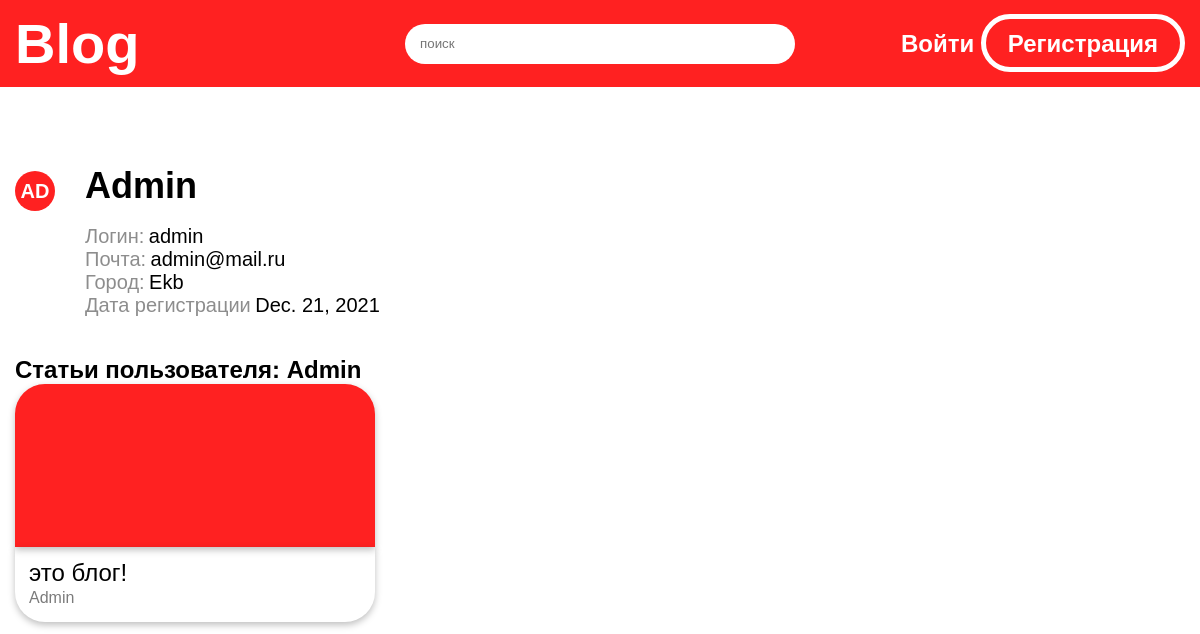
The page /user/1 on the database as committed earlier.
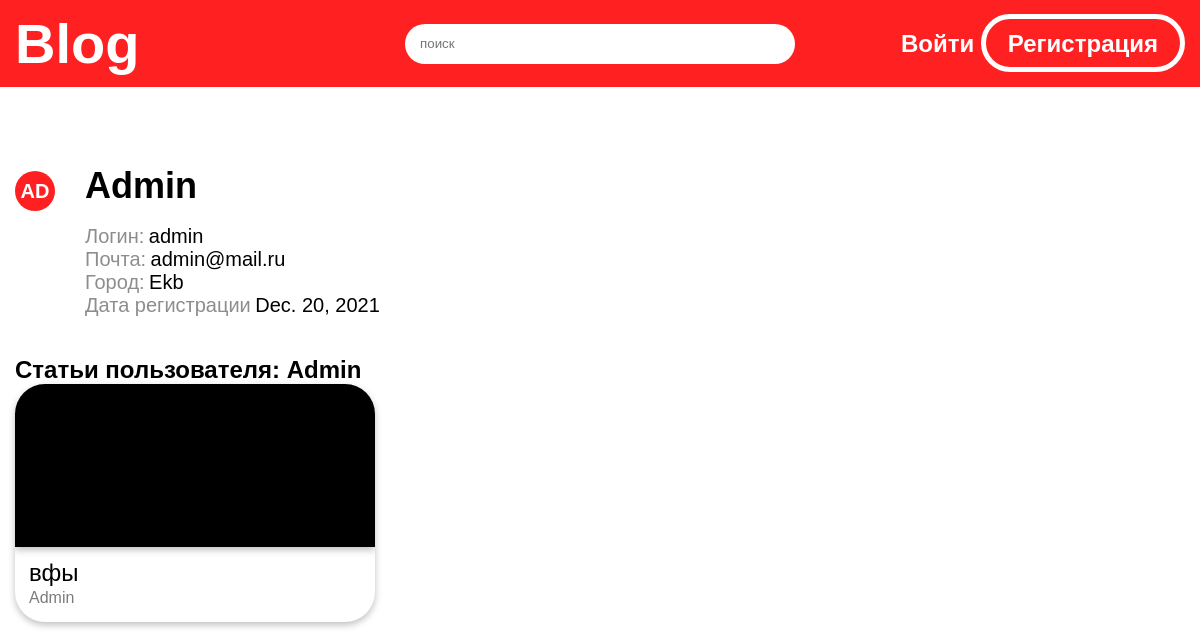
The same page on the database as committed later.
### kyrsah/models.py (models this page shows, shortened)
class User(AbstractBaseUser, PermissionsMixin):
    login = models.CharField(max_length=64, unique=True, null=False)
    password = models.CharField(max_length=512, null=False)
    name = models.CharField(max_length=32, null=False)
    email = models.CharField(max_length=128, null=False)
    city = models.CharField(max_length=32, null=True)
    haveBan = models.BooleanField(default=False)
    color = models.CharField(default="#ccc", max_length=16)
    dateRegistration = models.DateField(default=datetime.date.today())
    is_superuser = models.BooleanField(default=False)
    is_staff = models.BooleanField(default=False)
    USERNAME_FIELD = 'login'
    objects = CustomUserManager()

class Article(models.Model):
    title = To_lower_field(max_length=128, null=False)
    content = models.CharField(null=False, max_length=16384)
    haveBan = models.BooleanField(default=False)
    color = models.CharField(default="#ccc", max_length=16)
    countLikes = models.IntegerField(default=0)
    countDislikes = models.IntegerField(default=0)
    dateCreate = models.DateTimeField(default=datetime.datetime.now())
    idUser = models.ForeignKey(User, on_delete=models.CASCADE)

### kyrsah/views.py (the view)
# urls.py: path('user/<int:id>', Profile.as_view(), name='profile'),
class Profile(View):
    def get(self, request, id):
        user = User.objects.get(id=id)
        user_avatar = avaUser(user.name)
        articles = Article.objects.filter(idUser=id, haveBan=False).order_by('dateCreate')
        try:
            current_user = avaUser(request.user.name)
            full_current_user = request.user
        except:
            current_user = None
            full_current_user = None
        context = {
            'current_user': current_user,
            'full_current_user': full_current_user,
            'user': user,
            'user_avatar': user_avatar,
            'articles': articles
        }
        return render(request, 'profile.html', context=context)

### kyrsah/functions.py (called while the page is built)
def avaUser(name):
    return name[0:2].upper()

### kyrsah/templates/profile.html (shortened to what this page needs)
{% extends 'base.html' %}
{% load static %}
{% block headLinks %}
<link rel="stylesheet" href="{% static 'css/styleProfile.css' %}">
{% endblock %}
{% block body %}
<main>
        <div class="main-profile">
            <div class="avatar" style="background: {{ user.color }}">{{ user_avatar }}</div>
            <div class="profile-info">
                 <div class="line-profile">
                    <div class="name">{{ user.name }}</div>
                 </div>
                 <ul class="personal-data">
                    <li>
                        <span class="name-category">Логин:</span>
                        <span>{{ user.login }}</span>
                    </li>
                    <li>
                        <span class="name-category">Почта:</span>
                        <span>{{ user.email }}</span>
                    </li>
                    {% if user.city %}
                    <li>
                        <span class="name-category">Город:</span>
                        <span> {{ user.city }} </span>
                    </li>
                    {% endif %}
                    <li>
                        <span class="name-category">Дата регистрации</span>
                        <span>{{ user.dateRegistration }}</span>
                    </li>
                 </ul>
            </div>
        </div>
        <div>
            {% if full_current_user == user %}
                <h2>Мои статьи</h2>
            {% else %}
                <h2>Статьи пользователя: {{ user.name }}</h2>
            {% endif %}
            <div class="mine-article">
                {% for i in articles %}
                    <a href="{% url 'post_detail' i.id %}" class="article">
                        <div class="preview" style="background-color: {{ i.color }}"></div>
                        <div class="text-info">
                            <div class="article-title">
                                {{ i.title }}
                            </div>
                            <div class="article-author">
                                {{ i.idUser.name }}
                            </div>
                        </div>
                    </a>
                {% endfor %}
            </div>
        </div>
    </main>
{% endblock %}

Rows that differ between the two databases and show on the page:
no longer on this page (row edited): Article: title "это блог!", idUser.name "Admin"
changed User "Admin": dateRegistration "Dec. 21, 2021" → "Dec. 20, 2021"
now on this page (row edited): Article: title "вфы", idUser.name "Admin"
